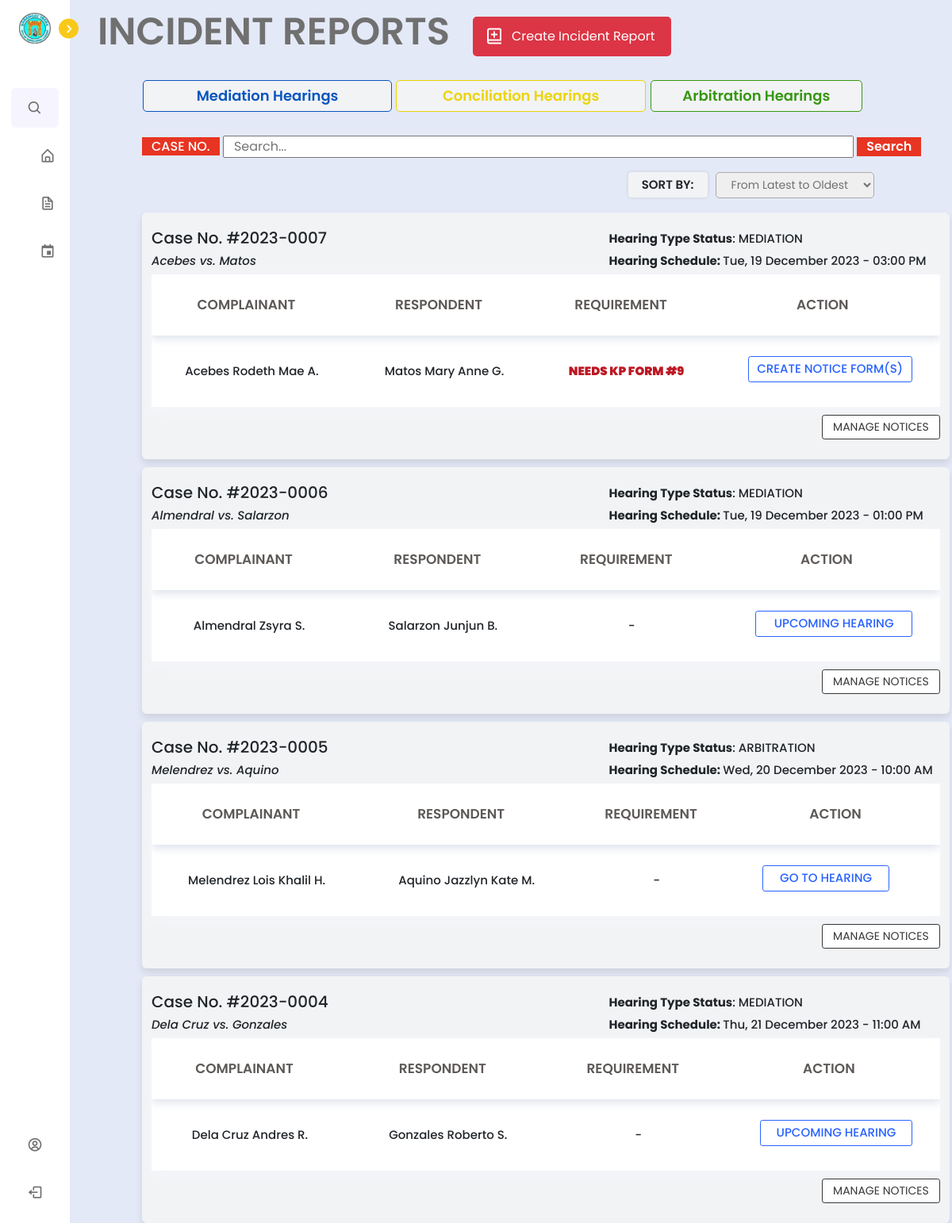
The app's page /barangay/lupon/hearings.php (signed in), older data.
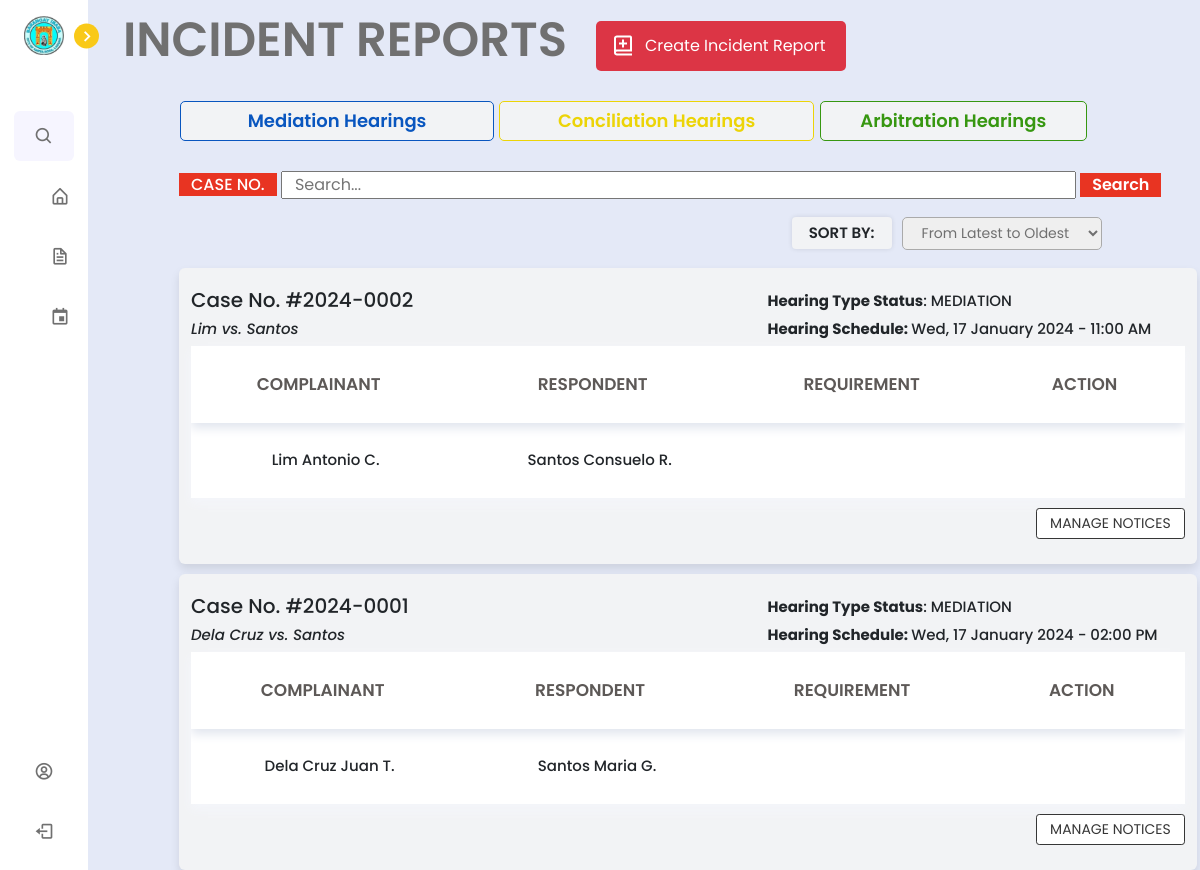
The same page, newer data.
### tables this page shows
CREATE TABLE `incident_report` (
  `incident_id` int(11) NOT NULL,
  `complainant_last_name` varchar(255) NOT NULL,
  `complainant_first_name` varchar(255) NOT NULL,
  `complainant_middle_name` varchar(255) NOT NULL,
  `complainant_cellphone_number` varchar(20) NOT NULL,
  `complainant_house_address` varchar(255) NOT NULL,
  `respondent_last_name` varchar(255) NOT NULL,
  `respondent_first_name` varchar(255) NOT NULL,
  `respondent_middle_name` varchar(255) NOT NULL,
  `respondent_cellphone_number` varchar(20) NOT NULL,
  `respondent_house_address` varchar(255) NOT NULL,
  `incident_case_number` varchar(50) NOT NULL,
  `incident_case_type` varchar(100) NOT NULL,
  `incident_date` date NOT NULL,
  `description_of_violation` tinytext NOT NULL,
  `created_at` timestamp NOT NULL DEFAULT current_timestamp(),
  `submitter_first_name` varchar(50) DEFAULT NULL,
  `submitter_last_name` varchar(50) DEFAULT NULL,
  `lupon_id` int(11) DEFAULT NULL,
  `pb_id` int(11) NOT NULL,
  `other_incident_case_type` varchar(255) DEFAULT NULL,
  `attachment` blob DEFAULT NULL
);

CREATE TABLE `hearing` (
  `hearing_id` int(11) NOT NULL,
  `incident_case_number` varchar(50) DEFAULT NULL,
  `date_of_hearing` date DEFAULT NULL,
  `time_of_hearing` time DEFAULT NULL,
  `hearing_type_status` varchar(50) DEFAULT 'mediation',
  `timestamp` timestamp NOT NULL DEFAULT current_timestamp(),
  `schedule_change_timestamp` timestamp NULL DEFAULT NULL,
  `conciliation_timestamp` timestamp NULL DEFAULT NULL,
  `arbitration_timestamp` timestamp NULL DEFAULT NULL,
  `pb_id` int(11) DEFAULT NULL
);

### barangay/lupon/hearings.php (the view, shortened to what the changed rows need)
<?php
include '../../config.php';
$email = $_SESSION['email_address'];
$selectLuponId = mysqli_query($conn, "SELECT pb_id FROM `lupon_accounts` WHERE email_address = '$email'");
$row = mysqli_fetch_assoc($selectLuponId);
$pb_id = $row['pb_id'];
if(isset($_POST['submit_search'])){
    $search_case = mysqli_real_escape_string($conn, $_POST['search_case']);
    $query = "SELECT i.*, h.incident_case_number AS hearing_incident_case_number,
                     h.date_of_hearing, h.time_of_hearing, h.hearing_type_status
              FROM incident_report i
              LEFT JOIN hearing h ON i.incident_case_number = h.incident_case_number
              LEFT JOIN court_action ca ON i.incident_case_number = ca.incident_case_number
              WHERE i.pb_id = $pb_id
                    AND i.incident_case_number LIKE '%$search_case%'
                    AND ca.incident_case_number IS NULL
              ORDER BY i.created_at DESC";
} else {
    $query = "SELECT i.*, h.incident_case_number AS hearing_incident_case_number,
                     h.date_of_hearing, h.time_of_hearing, h.hearing_type_status
              FROM incident_report i
              LEFT JOIN hearing h ON i.incident_case_number = h.incident_case_number
              LEFT JOIN court_action ca ON i.incident_case_number = ca.incident_case_number
              WHERE i.pb_id = $pb_id
                    AND ca.incident_case_number IS NULL
              ORDER BY i.created_at DESC";
}
$result = mysqli_query($conn, $query);
?>
<!DOCTYPE html>
<html lang="en">
<head>
    <link href='https://unpkg.com/boxicons@2.1.1/css/boxicons.min.css' rel='stylesheet'>
    <link rel="stylesheet" href="../../node_modules/bootstrap/dist/css/bootstrap.min.css">
    <link rel="stylesheet" href="../../css/lupon.css">
    <link rel="stylesheet" href="../../css/incidentform.css">
</head>
<body>
<?php include 'nav_bar.php';?>
    <section class="home">
        <h1 class="incident-reports">INCIDENT REPORTS</h1>
    <?php
if (mysqli_num_rows($result) == 0) {
    echo '<div class="text-box">No Incident Cases found</div>';
} else {
while ($row = mysqli_fetch_assoc($result)) {
    $incident_case_number = $row['incident_case_number'];
    $check_query = "SELECT COUNT(*) as count FROM amicable_settlement WHERE incident_case_number = '$incident_case_number'";
    $check_result = mysqli_query($conn, $check_query);
    $row_count = mysqli_fetch_assoc($check_result);
    $count = $row_count['count'];
    if ($count == 0) {
        $schedule_status = isset($row['date_of_hearing']) && isset($row['time_of_hearing']) ?
            date('D, j F Y - h:i A', strtotime($row['date_of_hearing'] . ' ' . $row['time_of_hearing'])) :
            "NO SCHEDULE YET";
        echo '<div class="container" style="margin-top: 10px;">';
        echo '<div class="top-text" style="display: flex;">';
        echo '<h3 class="case-no-text" style="font-size: 20px;">Case No. #' . htmlspecialchars(substr($row['incident_case_number'], 0, 9)) . '</h3>';
        echo '</div>';
        if ($schedule_status !== "NO SCHEDULE YET") {
            echo '<div class="top-text" style="display: flex;">';
            echo '<h3 class="hearing-text" style="font-size: 15px; margin-top: -2.8%; margin-left: 58%; font-weight: 500;"><b>Hearing Type Status</b>: ' . strtoupper($row['hearing_type_status']) . '</h3>';
            echo '</div>';
        }
        echo '<div class="top-text" style="display: flex;">';
        echo '<h3 class="case-no-text" style="font-size: 15px; font-weight: 500; font-style: italic; width: 20%;">' . $row['complainant_last_name'] . ' vs. ' . $row['respondent_last_name'] . '</h3>';
        if ($schedule_status === "NO SCHEDULE YET") {
            echo '';
        } else {
            echo '<h3 class="hearing-text" style="font-size: 15px; font-weight: 500; margin-left: 38%;"><b>Hearing Schedule: </b>' . $schedule_status . '</h3>';
        }
        echo '</div>';
        echo '<table>';
        echo '<thead>';
        echo '<tr>';
        echo '<th>Complainant</th>';
        echo '<th>Respondent</th>';
        echo '<th>Requirement</th>';
        echo '<th>Action</th>';
        echo '</tr>';
        echo '</thead>';
        echo '<tbody>';
        if ($schedule_status === "NO SCHEDULE YET") {
            echo '<tr>';
            echo '<td colspan="5" style="text-align: center; font-size: 24px;">NO HEARING SCHEDULE YET</td>';
            echo '</tr>';
        } else {
            echo '<tr>';
            echo '<td>' . $row['complainant_last_name'] . ' ' . $row['complainant_first_name'] . ' ' . substr($row['complainant_middle_name'], 0, 1) . '.</td>';
            echo '<td>' . $row['respondent_last_name'] . ' ' . $row['respondent_first_name'] . ' ' . substr($row['respondent_middle_name'], 0, 1) . '.</td>';
            echo '<td>';
            $check_query = "SELECT nr.generate_pangkat, nr.generate_summon, nr.generate_hearing, h.hearing_type_status, aa.incident_case_number
                FROM notify_residents nr
                LEFT JOIN hearing h ON nr.incident_case_number = h.incident_case_number
                LEFT JOIN arbitration_agreement aa ON nr.incident_case_number = aa.incident_case_number
                WHERE nr.incident_case_number = '" . $row['incident_case_number'] . "'";
            $check_result = mysqli_query($conn, $check_query);
            if ($check_result && mysqli_num_rows($check_result) > 0) {
                $row_notify = mysqli_fetch_assoc($check_result);
                $hearing_type_status = $row_notify['hearing_type_status'];
                if ($hearing_type_status === 'conciliation') {
                    $check_query = "SELECT generate_pangkat FROM notify_residents WHERE incident_case_number = '" . $row['incident_case_number'] . "'";
                    $check_result = mysqli_query($conn, $check_query);
                    if ($check_result && mysqli_num_rows($check_result) > 0) {
                        $row_notify = mysqli_fetch_assoc($check_result);
                        $generate_pangkat = $row_notify['generate_pangkat'];
                        if (empty($generate_pangkat) || $generate_pangkat === 'not generated') {
                            echo '<span class="to-notify">NEEDS KP FORM #10</span>';
                        } else {
                            echo '-';
                        }
                    }
                } elseif ($hearing_type_status === 'arbitration') {
                    $select_arbitration_agreement = mysqli_query($conn, "SELECT 1 FROM arbitration_agreement WHERE incident_case_number = '{$row['incident_case_number']}' LIMIT 1");
                    if ($select_arbitration_agreement && mysqli_num_rows($select_arbitration_agreement) > 0) {
                        echo '-';
                    } else {
                        echo '<span class="to-notify">NEEDS KP FORM #14</span>';
                    }
                }
                elseif ($hearing_type_status === 'mediation') {
                    $check_query_mediation = "SELECT generate_summon, generate_hearing FROM notify_residents WHERE incident_case_number = '" . $row['incident_case_number'] . "'";
                    $check_result_mediation = mysqli_query($conn, $check_query_mediation);
                    if ($check_result_mediation && mysqli_num_rows($check_result_mediation) > 0) {
                        $row_notify_mediation = mysqli_fetch_assoc($check_result_mediation);
                        $generate_summon_mediation = $row_notify_mediation['generate_summon'];
                        $generate_hearing_mediation = $row_notify_mediation['generate_hearing'];
                        if (empty($generate_summon_mediation) || $generate_summon_mediation === 'not generated') {
                            echo '<span class="to-notify">NEEDS KP FORM #9</span>';
                        } elseif (empty($generate_hearing_mediation) || $generate_hearing_mediation === 'not generated') {
                            echo '<span class="to-notify">NEEDS KP FORM #8</span>';
                        } else {
                            echo '-';
                        }
                    }
                    else {
                        echo '<span class="to-notify">NEEDS KP FORM #8 AND #9</span>';
                    }
                }
            }
            echo '</td>';
            echo '<td>';
            $check_query = "SELECT nr.generate_pangkat, nr.generate_summon, nr.generate_hearing, h.hearing_type_status, aa.incident_case_number, h.date_of_hearing
                FROM notify_residents nr
                LEFT JOIN hearing h ON nr.incident_case_number = h.incident_case_number
                LEFT JOIN arbitration_agreement aa ON nr.incident_case_number = aa.incident_case_number
                WHERE nr.incident_case_number = '" . $row['incident_case_number'] . "'";
                $check_result = mysqli_query($conn, $check_query);
                if ($check_result && mysqli_num_rows($check_result) > 0) {
                    $row_notify = mysqli_fetch_assoc($check_result);
                    $hearing_type_status = $row_notify['hearing_type_status'];
                    $date_of_hearing = strtotime($row_notify['date_of_hearing']);
                    $current_time = time();
    if ($hearing_type_status === 'conciliation') {
        $check_query = "SELECT generate_pangkat FROM notify_residents WHERE incident_case_number = '" . $row['incident_case_number'] . "'";
        $check_result = mysqli_query($conn, $check_query);
        if ($check_result && mysqli_num_rows($check_result) > 0) {
            $row_notify = mysqli_fetch_assoc($check_result);
            $generate_pangkat = $row_notify['generate_pangkat'];
            if (empty($generate_pangkat) || $generate_pangkat === 'not generated') {
                echo '<span class="forms" style="text-decoration: none; width: 90%; margin-left: 6%; cursor: default">Create Notice Form(s)</span>';
            } else {
                if (date('Y-m-d', $current_time) == date('Y-m-d', $date_of_hearing)) {
                    echo '<a href="conciliation_settlement_page.php?incident_case_number=' . $row['incident_case_number'] . '" class="shownotices" style="text-decoration: none; width: 90%; margin-left: 6%;">Go To Hearing</a>';
                } else {
                    echo '<span class="forms" style="text-decoration: none; width: 90%; margin-left: 6%; cursor: default;">Upcoming Hearing</span>';
                }
            }
        }
    } elseif ($hearing_type_status === 'arbitration') {
        $select_arbitration_agreement = mysqli_query($conn, "SELECT 1 FROM arbitration_agreement WHERE incident_case_number = '{$row['incident_case_number']}' LIMIT 1");
        if ($select_arbitration_agreement && mysqli_num_rows($select_arbitration_agreement) > 0) {
            if (date('Y-m-d', $current_time) < date('Y-m-d', $date_of_hearing)) {
                echo '<span class="forms" style="text-decoration: none; width: 90%; margin-left: 6%; cursor: default;">Upcoming Hearing</span>';
            } else {
                echo '<a href="arbitration_settlement_page.php?incident_case_number=' . $row['incident_case_number'] . '" class="shownotices" style="text-decoration: none;">Go to Hearing</a>';
            }
        } else {
            echo '<a href="arbitration_agreement.php?incident_case_number=' . $row['incident_case_number'] . '" class="shownotices" style="text-decoration: none;">Create Arbitration Agreement</a>';
        }
    }
    elseif ($hearing_type_status === 'mediation') {
        $check_query_mediation = "SELECT generate_summon, generate_hearing FROM notify_residents WHERE incident_case_number = '" . $row['incident_case_number'] . "'";
        $check_result_mediation = mysqli_query($conn, $check_query_mediation);
        if ($check_result_mediation && mysqli_num_rows($check_result_mediation) > 0) {
            $row_notify_mediation = mysqli_fetch_assoc($check_result_mediation);
            $generate_summon_mediation = $row_notify_mediation['generate_summon'];
            $generate_hearing_mediation = $row_notify_mediation['generate_hearing'];
            if (empty($generate_summon_mediation) || $generate_summon_mediation === 'not generated' || empty($generate_hearing_mediation) || $generate_hearing_mediation === 'not generated') {
                echo '<span class="forms" style="text-decoration: none; width: 90%; margin-left: 6%; cursor: default">Create Notice Form(s)</span>';
            } else {
                if (date('Y-m-d', $current_time) == date('Y-m-d', $date_of_hearing)) {
                    echo '<a href="settlement_page.php?incident_case_number=' . $row['incident_case_number'] . '" class="shownotices" style="text-decoration: none; width: 90%; margin-left: 6%;">Go To Hearing</a>';
                } else {
                    echo '<span class="forms" style="text-decoration: none; width: 90%; margin-left: 6%; cursor: default;">Upcoming Hearing</span>';
                }
            }
        } else {
            echo '<span class="forms" style="text-decoration: none; width: 90%; margin-left: 6%; cursor: default">Create Notice Form(s)</span>';
        }
    }
}
            echo '</td>';
            echo '</tr>';
        }
        echo '</tbody>';
        echo '</table>';
        if ($schedule_status === "NO SCHEDULE YET") {
            echo '<a href="schedule_hearing.php?incident_case_number=' . $row['incident_case_number'] . '" style="text-decoration: none;">';
            echo '<button class="schedule" style="width: 18%; font-size: 14px; margin-left: 82%; margin-top: 10px;">SET HEARING SCHEDULE</button>';
            echo '</a>';
        } else {
            echo '<a href="notice_forms.php?incident_case_number=' . $row['incident_case_number'] . '" style="text-decoration: none;">';
            echo '<button class="schedule" style="width: 15%; font-size: 14px; margin-left: 85%; margin-top: 10px;">Manage Notices</button>';
            echo '</a>';
        }
        echo '</div>';
    }
}
}
?>
    </section>
</body>
</html>

Row changes from the older to the newer data that the page shows:
no longer on this page (row unchanged): incident_report: incident_case_number "2023-0007", hearing.hearing_type_status "MEDIATION", complainant_last_name "Acebes", respondent_last_name "Matos", hearing.date_of_hearing+time_of_hearing "Tue, 19 December 2023 - 03:00 PM", complainant_first_name "Rodeth Mae", complainant_middle_name "A", respondent_first_name "Mary Anne", respondent_middle_name "G", shows "NEEDS KP FORM #9", shows "CREATE NOTICE FORM(S)"
no longer on this page (row unchanged): incident_report: incident_case_number "2023-0006", hearing.hearing_type_status "MEDIATION", complainant_last_name "Almendral", respondent_last_name "Salarzon", hearing.date_of_hearing+time_of_hearing "Tue, 19 December 2023 - 01:00 PM", complainant_first_name "Zsyra", complainant_middle_name "S", respondent_first_name "Junjun", respondent_middle_name "B", shows "UPCOMING HEARING"
no longer on this page (row unchanged): incident_report: incident_case_number "2023-0005", hearing.hearing_type_status "ARBITRATION", complainant_last_name "Melendrez", respondent_last_name "Aquino", hearing.date_of_hearing+time_of_hearing "Wed, 20 December 2023 - 10:00 AM", complainant_first_name "Lois Khalil", complainant_middle_name "H", respondent_first_name "Jazzlyn Kate", respondent_middle_name "M"
no longer on this page (row unchanged): incident_report: incident_case_number "2023-0004", hearing.hearing_type_status "MEDIATION", complainant_last_name "Dela Cruz", respondent_last_name "Gonzales", hearing.date_of_hearing+time_of_hearing "Thu, 21 December 2023 - 11:00 AM", complainant_first_name "Andres", complainant_middle_name "R", respondent_first_name "Roberto", respondent_middle_name "S", shows "UPCOMING HEARING"
added incident_report: incident_case_number "2024-0002", hearing.hearing_type_status "MEDIATION", complainant_last_name "Lim", respondent_last_name "Santos", hearing.date_of_hearing+time_of_hearing "Wed, 17 January 2024 - 11:00 AM", complainant_first_name "Antonio", complainant_middle_name "C", respondent_first_name "Consuelo", respondent_middle_name "R"
added incident_report: incident_case_number "2024-0001", hearing.hearing_type_status "MEDIATION", complainant_last_name "Dela Cruz", respondent_last_name "Santos", hearing.date_of_hearing+time_of_hearing "Wed, 17 January 2024 - 02:00 PM", complainant_first_name "Juan", complainant_middle_name "T", respondent_first_name "Maria", respondent_middle_name "G"
